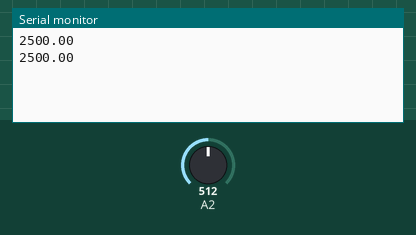
Simulated run of this sketch. Board: Arduino Uno, built with avr-gcc and run on an emulated ATmega328P. Parts: the last lines printed to the serial monitor. The inputs (shaded band) are chosen by the test bench; at power-on: A2 = 512.

Above: at 1.8 s.
1.9 s: A2 set to 716
At 2.8 s:
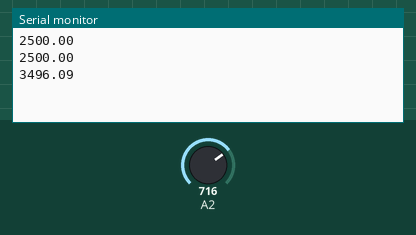
3.4 s: A2 set to 900
At 4.4 s:
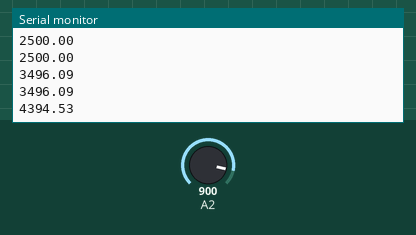
Timing chart, 0 to 6.4 s (numbered marks = the images above; inputs shaded):
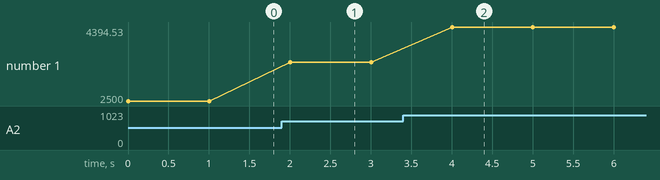

Measured:
- after the input at 1.9 s, the serial monitor: prints a new line after 0.10 s (image 1)
- after the input at 3.4 s, the serial monitor: prints a new line after 0.60 s (image 2)
- plotted number 1: 2500 → 3496.09 after the input at 1.9 s, 3496.09 → 4394.53 after the input at 3.4 s

The sketch:

medida_volt.ino
```cpp
int S1;
int S2;
float V1;


void setup() {
  Serial.begin(9600);
  //Las entradas analogicas no requieren ser inicializadas.

}

void loop() {
  S1 = analogRead(A2);
  V1 = ((S1 * 5000.0)/1024);
  Serial.println(V1);
  delay(1000);
}
```
